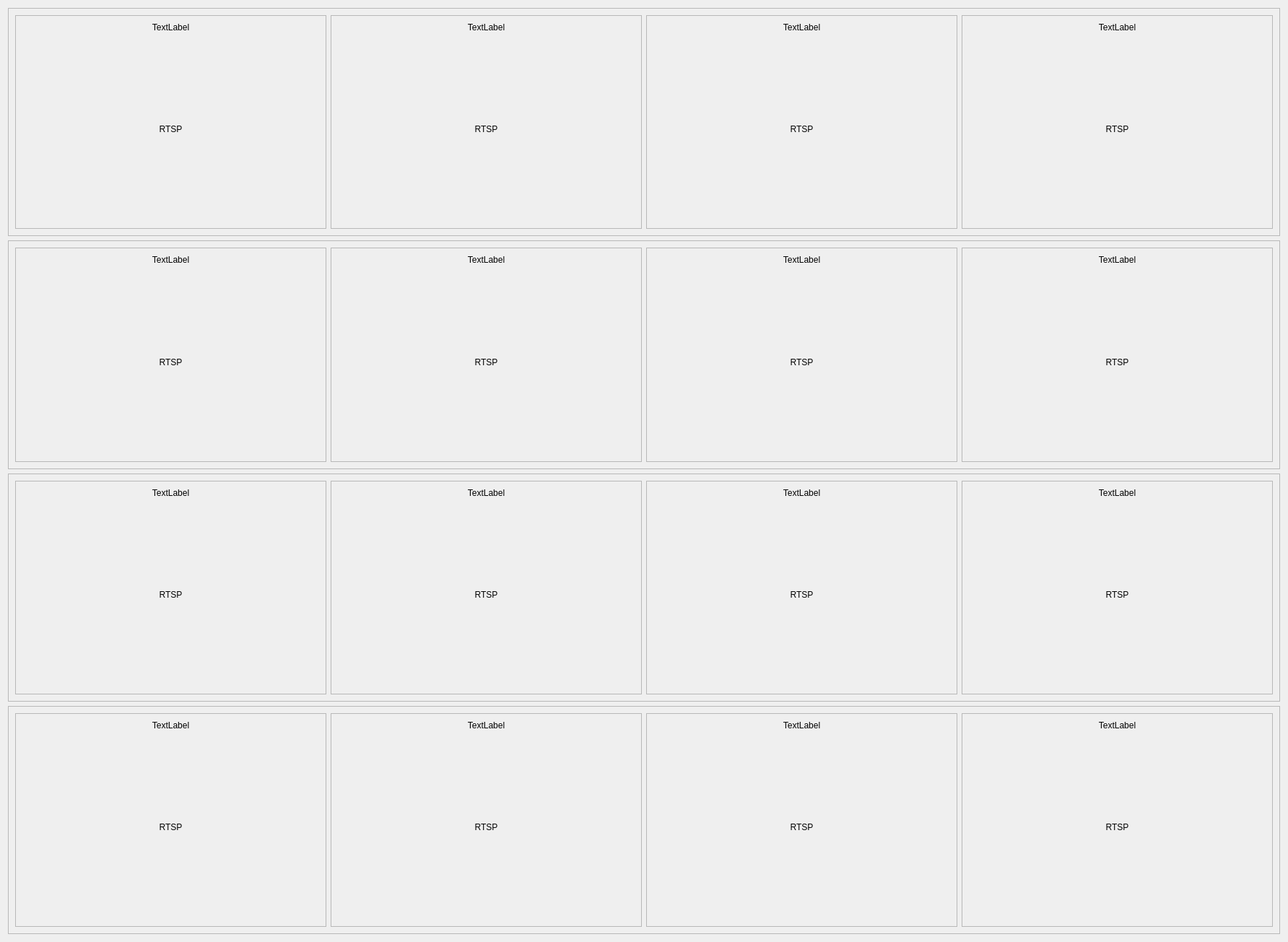
<?xml version="1.0" encoding="UTF-8"?>
<ui version="4.0">
 <class>Form</class>
 <widget class="QWidget" name="Form">
  <property name="geometry">
   <rect>
    <x>0</x>
    <y>0</y>
    <width>1784</width>
    <height>1305</height>
   </rect>
  </property>
  <property name="windowTitle">
   <string>Form</string>
  </property>
  <layout class="QVBoxLayout" name="verticalLayout_17">
   <item>
    <widget class="QFrame" name="frame_row1">
     <property name="frameShape">
      <enum>QFrame::StyledPanel</enum>
     </property>
     <property name="frameShadow">
      <enum>QFrame::Raised</enum>
     </property>
     <layout class="QHBoxLayout" name="horizontalLayout">
      <item>
       <widget class="QFrame" name="frame_1">
        <property name="frameShape">
         <enum>QFrame::StyledPanel</enum>
        </property>
        <property name="frameShadow">
         <enum>QFrame::Raised</enum>
        </property>
        <layout class="QVBoxLayout" name="verticalLayout">
         <item>
          <widget class="QLabel" name="label_title_1">
           <property name="sizePolicy">
            <sizepolicy hsizetype="Preferred" vsizetype="Fixed">
             <horstretch>0</horstretch>
             <verstretch>0</verstretch>
            </sizepolicy>
           </property>
           <property name="text">
            <string>TextLabel</string>
           </property>
           <property name="alignment">
            <set>Qt::AlignCenter</set>
           </property>
          </widget>
         </item>
         <item>
          <widget class="QLabel" name="label_img_1">
           <property name="text">
            <string>RTSP</string>
           </property>
           <property name="scaledContents">
            <bool>true</bool>
           </property>
           <property name="alignment">
            <set>Qt::AlignCenter</set>
           </property>
          </widget>
         </item>
        </layout>
       </widget>
      </item>
      <item>
       <widget class="QFrame" name="frame_2">
        <property name="frameShape">
         <enum>QFrame::StyledPanel</enum>
        </property>
        <property name="frameShadow">
         <enum>QFrame::Raised</enum>
        </property>
        <layout class="QVBoxLayout" name="verticalLayout_2">
         <item>
          <widget class="QLabel" name="label_title_2">
           <property name="sizePolicy">
            <sizepolicy hsizetype="Preferred" vsizetype="Fixed">
             <horstretch>0</horstretch>
             <verstretch>0</verstretch>
            </sizepolicy>
           </property>
           <property name="text">
            <string>TextLabel</string>
           </property>
           <property name="alignment">
            <set>Qt::AlignCenter</set>
           </property>
          </widget>
         </item>
         <item>
          <widget class="QLabel" name="label_img_2">
           <property name="text">
            <string>RTSP</string>
           </property>
           <property name="scaledContents">
            <bool>true</bool>
           </property>
           <property name="alignment">
            <set>Qt::AlignCenter</set>
           </property>
          </widget>
         </item>
        </layout>
       </widget>
      </item>
      <item>
       <widget class="QFrame" name="frame_3">
        <property name="frameShape">
         <enum>QFrame::StyledPanel</enum>
        </property>
        <property name="frameShadow">
         <enum>QFrame::Raised</enum>
        </property>
        <layout class="QVBoxLayout" name="verticalLayout_3">
         <item>
          <widget class="QLabel" name="label_title_3">
           <property name="sizePolicy">
            <sizepolicy hsizetype="Preferred" vsizetype="Fixed">
             <horstretch>0</horstretch>
             <verstretch>0</verstretch>
            </sizepolicy>
           </property>
           <property name="text">
            <string>TextLabel</string>
           </property>
           <property name="alignment">
            <set>Qt::AlignCenter</set>
           </property>
          </widget>
         </item>
         <item>
          <widget class="QLabel" name="label_img_3">
           <property name="text">
            <string>RTSP</string>
           </property>
           <property name="scaledContents">
            <bool>true</bool>
           </property>
           <property name="alignment">
            <set>Qt::AlignCenter</set>
           </property>
          </widget>
         </item>
        </layout>
       </widget>
      </item>
      <item>
       <widget class="QFrame" name="frame_4">
        <property name="frameShape">
         <enum>QFrame::StyledPanel</enum>
        </property>
        <property name="frameShadow">
         <enum>QFrame::Raised</enum>
        </property>
        <layout class="QVBoxLayout" name="verticalLayout_4">
         <item>
          <widget class="QLabel" name="label_title_4">
           <property name="sizePolicy">
            <sizepolicy hsizetype="Preferred" vsizetype="Fixed">
             <horstretch>0</horstretch>
             <verstretch>0</verstretch>
            </sizepolicy>
           </property>
           <property name="text">
            <string>TextLabel</string>
           </property>
           <property name="alignment">
            <set>Qt::AlignCenter</set>
           </property>
          </widget>
         </item>
         <item>
          <widget class="QLabel" name="label_img_4">
           <property name="text">
            <string>RTSP</string>
           </property>
           <property name="scaledContents">
            <bool>true</bool>
           </property>
           <property name="alignment">
            <set>Qt::AlignCenter</set>
           </property>
          </widget>
         </item>
        </layout>
       </widget>
      </item>
     </layout>
    </widget>
   </item>
   <item>
    <widget class="QFrame" name="frame_row2">
     <property name="frameShape">
      <enum>QFrame::StyledPanel</enum>
     </property>
     <property name="frameShadow">
      <enum>QFrame::Raised</enum>
     </property>
     <layout class="QHBoxLayout" name="horizontalLayout_2">
      <item>
       <widget class="QFrame" name="frame_6">
        <property name="frameShape">
         <enum>QFrame::StyledPanel</enum>
        </property>
        <property name="frameShadow">
         <enum>QFrame::Raised</enum>
        </property>
        <layout class="QVBoxLayout" name="verticalLayout_5">
         <item>
          <widget class="QLabel" name="label_title_5">
           <property name="sizePolicy">
            <sizepolicy hsizetype="Preferred" vsizetype="Fixed">
             <horstretch>0</horstretch>
             <verstretch>0</verstretch>
            </sizepolicy>
           </property>
           <property name="text">
            <string>TextLabel</string>
           </property>
           <property name="alignment">
            <set>Qt::AlignCenter</set>
           </property>
          </widget>
         </item>
         <item>
          <widget class="QLabel" name="label_img_5">
           <property name="text">
            <string>RTSP</string>
           </property>
           <property name="scaledContents">
            <bool>true</bool>
           </property>
           <property name="alignment">
            <set>Qt::AlignCenter</set>
           </property>
          </widget>
         </item>
        </layout>
       </widget>
      </item>
      <item>
       <widget class="QFrame" name="frame_7">
        <property name="frameShape">
         <enum>QFrame::StyledPanel</enum>
        </property>
        <property name="frameShadow">
         <enum>QFrame::Raised</enum>
        </property>
        <layout class="QVBoxLayout" name="verticalLayout_6">
         <item>
          <widget class="QLabel" name="label_title_6">
           <property name="sizePolicy">
            <sizepolicy hsizetype="Preferred" vsizetype="Fixed">
             <horstretch>0</horstretch>
             <verstretch>0</verstretch>
            </sizepolicy>
           </property>
           <property name="text">
            <string>TextLabel</string>
           </property>
           <property name="alignment">
            <set>Qt::AlignCenter</set>
           </property>
          </widget>
         </item>
         <item>
          <widget class="QLabel" name="label_img_6">
           <property name="text">
            <string>RTSP</string>
           </property>
           <property name="scaledContents">
            <bool>true</bool>
           </property>
           <property name="alignment">
            <set>Qt::AlignCenter</set>
           </property>
          </widget>
         </item>
        </layout>
       </widget>
      </item>
      <item>
       <widget class="QFrame" name="frame_8">
        <property name="frameShape">
         <enum>QFrame::StyledPanel</enum>
        </property>
        <property name="frameShadow">
         <enum>QFrame::Raised</enum>
        </property>
        <layout class="QVBoxLayout" name="verticalLayout_7">
         <item>
          <widget class="QLabel" name="label_title_7">
           <property name="sizePolicy">
            <sizepolicy hsizetype="Preferred" vsizetype="Fixed">
             <horstretch>0</horstretch>
             <verstretch>0</verstretch>
            </sizepolicy>
           </property>
           <property name="text">
            <string>TextLabel</string>
           </property>
           <property name="alignment">
            <set>Qt::AlignCenter</set>
           </property>
          </widget>
         </item>
         <item>
          <widget class="QLabel" name="label_img_7">
           <property name="text">
            <string>RTSP</string>
           </property>
           <property name="scaledContents">
            <bool>true</bool>
           </property>
           <property name="alignment">
            <set>Qt::AlignCenter</set>
           </property>
          </widget>
         </item>
        </layout>
       </widget>
      </item>
      <item>
       <widget class="QFrame" name="frame_9">
        <property name="frameShape">
         <enum>QFrame::StyledPanel</enum>
        </property>
        <property name="frameShadow">
         <enum>QFrame::Raised</enum>
        </property>
        <layout class="QVBoxLayout" name="verticalLayout_8">
         <item>
          <widget class="QLabel" name="label_title_8">
           <property name="sizePolicy">
            <sizepolicy hsizetype="Preferred" vsizetype="Fixed">
             <horstretch>0</horstretch>
             <verstretch>0</verstretch>
            </sizepolicy>
           </property>
           <property name="text">
            <string>TextLabel</string>
           </property>
           <property name="alignment">
            <set>Qt::AlignCenter</set>
           </property>
          </widget>
         </item>
         <item>
          <widget class="QLabel" name="label_img_8">
           <property name="text">
            <string>RTSP</string>
           </property>
           <property name="scaledContents">
            <bool>true</bool>
           </property>
           <property name="alignment">
            <set>Qt::AlignCenter</set>
           </property>
          </widget>
         </item>
        </layout>
       </widget>
      </item>
     </layout>
    </widget>
   </item>
   <item>
    <widget class="QFrame" name="frame_row3">
     <property name="frameShape">
      <enum>QFrame::StyledPanel</enum>
     </property>
     <property name="frameShadow">
      <enum>QFrame::Raised</enum>
     </property>
     <layout class="QHBoxLayout" name="horizontalLayout_3">
      <item>
       <widget class="QFrame" name="frame_11">
        <property name="frameShape">
         <enum>QFrame::StyledPanel</enum>
        </property>
        <property name="frameShadow">
         <enum>QFrame::Raised</enum>
        </property>
        <layout class="QVBoxLayout" name="verticalLayout_9">
         <item>
          <widget class="QLabel" name="label_title_9">
           <property name="sizePolicy">
            <sizepolicy hsizetype="Preferred" vsizetype="Fixed">
             <horstretch>0</horstretch>
             <verstretch>0</verstretch>
            </sizepolicy>
           </property>
           <property name="text">
            <string>TextLabel</string>
           </property>
           <property name="alignment">
            <set>Qt::AlignCenter</set>
           </property>
          </widget>
         </item>
         <item>
          <widget class="QLabel" name="label_img_9">
           <property name="text">
            <string>RTSP</string>
           </property>
           <property name="scaledContents">
            <bool>true</bool>
           </property>
           <property name="alignment">
            <set>Qt::AlignCenter</set>
           </property>
          </widget>
         </item>
        </layout>
       </widget>
      </item>
      <item>
       <widget class="QFrame" name="frame_12">
        <property name="frameShape">
         <enum>QFrame::StyledPanel</enum>
        </property>
        <property name="frameShadow">
         <enum>QFrame::Raised</enum>
        </property>
        <layout class="QVBoxLayout" name="verticalLayout_10">
         <item>
          <widget class="QLabel" name="label_title_10">
           <property name="sizePolicy">
            <sizepolicy hsizetype="Preferred" vsizetype="Fixed">
             <horstretch>0</horstretch>
             <verstretch>0</verstretch>
            </sizepolicy>
           </property>
           <property name="text">
            <string>TextLabel</string>
           </property>
           <property name="alignment">
            <set>Qt::AlignCenter</set>
           </property>
          </widget>
         </item>
         <item>
          <widget class="QLabel" name="label_img_10">
           <property name="text">
            <string>RTSP</string>
           </property>
           <property name="scaledContents">
            <bool>true</bool>
           </property>
           <property name="alignment">
            <set>Qt::AlignCenter</set>
           </property>
          </widget>
         </item>
        </layout>
       </widget>
      </item>
      <item>
       <widget class="QFrame" name="frame_13">
        <property name="frameShape">
         <enum>QFrame::StyledPanel</enum>
        </property>
        <property name="frameShadow">
         <enum>QFrame::Raised</enum>
        </property>
        <layout class="QVBoxLayout" name="verticalLayout_11">
         <item>
          <widget class="QLabel" name="label_title_11">
           <property name="sizePolicy">
            <sizepolicy hsizetype="Preferred" vsizetype="Fixed">
             <horstretch>0</horstretch>
             <verstretch>0</verstretch>
            </sizepolicy>
           </property>
           <property name="text">
            <string>TextLabel</string>
           </property>
           <property name="alignment">
            <set>Qt::AlignCenter</set>
           </property>
          </widget>
         </item>
         <item>
          <widget class="QLabel" name="label_img_11">
           <property name="text">
            <string>RTSP</string>
           </property>
           <property name="scaledContents">
            <bool>true</bool>
           </property>
           <property name="alignment">
            <set>Qt::AlignCenter</set>
           </property>
          </widget>
         </item>
        </layout>
       </widget>
      </item>
      <item>
       <widget class="QFrame" name="frame_14">
        <property name="frameShape">
         <enum>QFrame::StyledPanel</enum>
        </property>
        <property name="frameShadow">
         <enum>QFrame::Raised</enum>
        </property>
        <layout class="QVBoxLayout" name="verticalLayout_12">
         <item>
          <widget class="QLabel" name="label_title_12">
           <property name="sizePolicy">
            <sizepolicy hsizetype="Preferred" vsizetype="Fixed">
             <horstretch>0</horstretch>
             <verstretch>0</verstretch>
            </sizepolicy>
           </property>
           <property name="text">
            <string>TextLabel</string>
           </property>
           <property name="alignment">
            <set>Qt::AlignCenter</set>
           </property>
          </widget>
         </item>
         <item>
          <widget class="QLabel" name="label_img_12">
           <property name="text">
            <string>RTSP</string>
           </property>
           <property name="scaledContents">
            <bool>true</bool>
           </property>
           <property name="alignment">
            <set>Qt::AlignCenter</set>
           </property>
          </widget>
         </item>
        </layout>
       </widget>
      </item>
     </layout>
    </widget>
   </item>
   <item>
    <widget class="QFrame" name="frame_row4">
     <property name="frameShape">
      <enum>QFrame::StyledPanel</enum>
     </property>
     <property name="frameShadow">
      <enum>QFrame::Raised</enum>
     </property>
     <layout class="QHBoxLayout" name="horizontalLayout_4">
      <item>
       <widget class="QFrame" name="frame_16">
        <property name="frameShape">
         <enum>QFrame::StyledPanel</enum>
        </property>
        <property name="frameShadow">
         <enum>QFrame::Raised</enum>
        </property>
        <layout class="QVBoxLayout" name="verticalLayout_13">
         <item>
          <widget class="QLabel" name="label_title_13">
           <property name="sizePolicy">
            <sizepolicy hsizetype="Preferred" vsizetype="Fixed">
             <horstretch>0</horstretch>
             <verstretch>0</verstretch>
            </sizepolicy>
           </property>
           <property name="text">
            <string>TextLabel</string>
           </property>
           <property name="alignment">
            <set>Qt::AlignCenter</set>
           </property>
          </widget>
         </item>
         <item>
          <widget class="QLabel" name="label_img_13">
           <property name="text">
            <string>RTSP</string>
           </property>
           <property name="scaledContents">
            <bool>true</bool>
           </property>
           <property name="alignment">
            <set>Qt::AlignCenter</set>
           </property>
          </widget>
         </item>
        </layout>
       </widget>
      </item>
      <item>
       <widget class="QFrame" name="frame_17">
        <property name="frameShape">
         <enum>QFrame::StyledPanel</enum>
        </property>
        <property name="frameShadow">
         <enum>QFrame::Raised</enum>
        </property>
        <layout class="QVBoxLayout" name="verticalLayout_14">
         <item>
          <widget class="QLabel" name="label_title_14">
           <property name="sizePolicy">
            <sizepolicy hsizetype="Preferred" vsizetype="Fixed">
             <horstretch>0</horstretch>
             <verstretch>0</verstretch>
            </sizepolicy>
           </property>
           <property name="text">
            <string>TextLabel</string>
           </property>
           <property name="alignment">
            <set>Qt::AlignCenter</set>
           </property>
          </widget>
         </item>
         <item>
          <widget class="QLabel" name="label_img_14">
           <property name="text">
            <string>RTSP</string>
           </property>
           <property name="scaledContents">
            <bool>true</bool>
           </property>
           <property name="alignment">
            <set>Qt::AlignCenter</set>
           </property>
          </widget>
         </item>
        </layout>
       </widget>
      </item>
      <item>
       <widget class="QFrame" name="frame_18">
        <property name="frameShape">
         <enum>QFrame::StyledPanel</enum>
        </property>
        <property name="frameShadow">
         <enum>QFrame::Raised</enum>
        </property>
        <layout class="QVBoxLayout" name="verticalLayout_15">
         <item>
          <widget class="QLabel" name="label_title_15">
           <property name="sizePolicy">
            <sizepolicy hsizetype="Preferred" vsizetype="Fixed">
             <horstretch>0</horstretch>
             <verstretch>0</verstretch>
            </sizepolicy>
           </property>
           <property name="text">
            <string>TextLabel</string>
           </property>
           <property name="alignment">
            <set>Qt::AlignCenter</set>
           </property>
          </widget>
         </item>
         <item>
          <widget class="QLabel" name="label_img_15">
           <property name="text">
            <string>RTSP</string>
           </property>
           <property name="scaledContents">
            <bool>true</bool>
           </property>
           <property name="alignment">
            <set>Qt::AlignCenter</set>
           </property>
          </widget>
         </item>
        </layout>
       </widget>
      </item>
      <item>
       <widget class="QFrame" name="frame_19">
        <property name="frameShape">
         <enum>QFrame::StyledPanel</enum>
        </property>
        <property name="frameShadow">
         <enum>QFrame::Raised</enum>
        </property>
        <layout class="QVBoxLayout" name="verticalLayout_16">
         <item>
          <widget class="QLabel" name="label_title_16">
           <property name="sizePolicy">
            <sizepolicy hsizetype="Preferred" vsizetype="Fixed">
             <horstretch>0</horstretch>
             <verstretch>0</verstretch>
            </sizepolicy>
           </property>
           <property name="text">
            <string>TextLabel</string>
           </property>
           <property name="alignment">
            <set>Qt::AlignCenter</set>
           </property>
          </widget>
         </item>
         <item>
          <widget class="QLabel" name="label_img_16">
           <property name="text">
            <string>RTSP</string>
           </property>
           <property name="scaledContents">
            <bool>true</bool>
           </property>
           <property name="alignment">
            <set>Qt::AlignCenter</set>
           </property>
          </widget>
         </item>
        </layout>
       </widget>
      </item>
     </layout>
    </widget>
   </item>
  </layout>
 </widget>
 <resources/>
 <connections/>
</ui>
